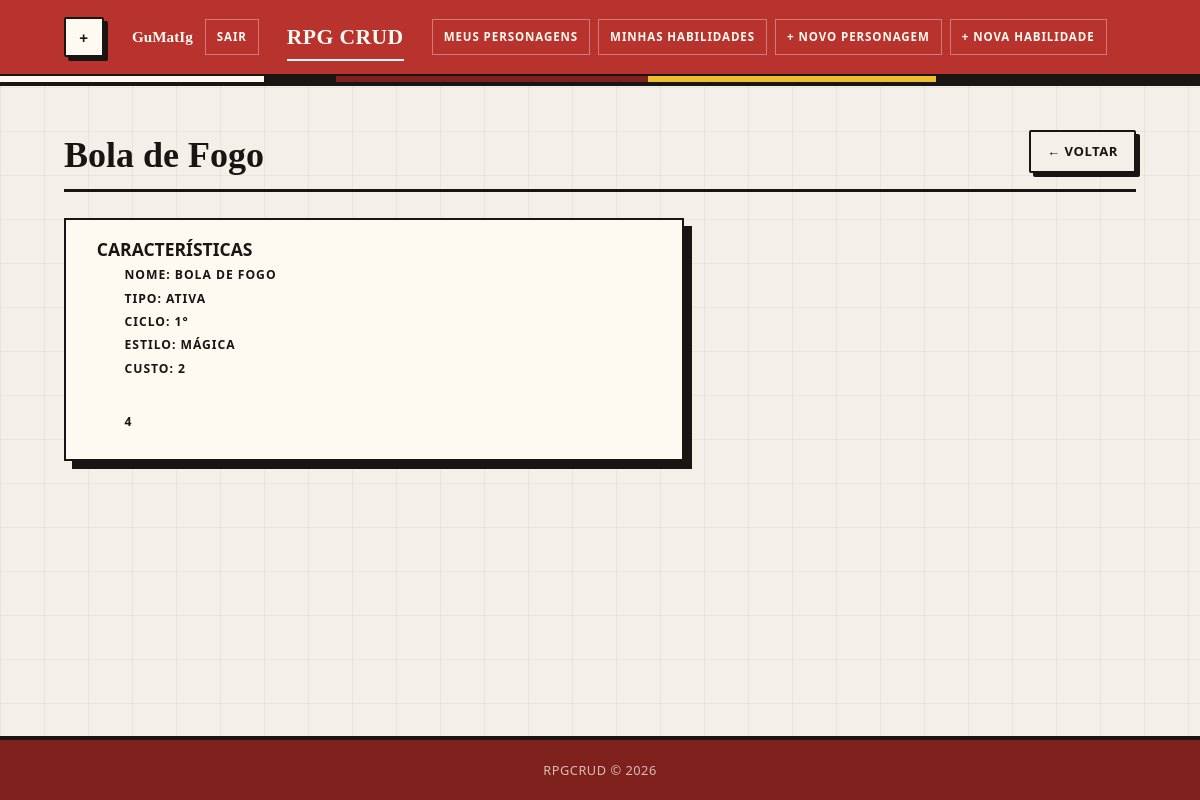
The app's page /pages/habilidade_espiar.php?id=1 (signed in) with its own data.
### tables this page shows
CREATE TABLE `habilidade` (
  `id_usuario` int(11) DEFAULT NULL,
  `id` int(11) NOT NULL,
  `nome` varchar(100) DEFAULT NULL,
  `tipo` varchar(100) DEFAULT NULL,
  `ciclo` int(11) DEFAULT NULL,
  `estilo` varchar(40) DEFAULT NULL,
  `custo` int(11) DEFAULT NULL,
  `descricao` text DEFAULT NULL,
  `deletado` tinyint(1) NOT NULL DEFAULT 0
);

### config/database.php (called while the page is built, shortened)
<?php
function getConexao(): PDO {
    $dsn = "mysql:host=" . DB_HOST . ";dbname=" . DB_NAME . ";charset=" . DB_CHARSET;
    $opcoes = [
        PDO::ATTR_ERRMODE            => PDO::ERRMODE_EXCEPTION,
        PDO::ATTR_DEFAULT_FETCH_MODE => PDO::FETCH_ASSOC,
        PDO::ATTR_EMULATE_PREPARES   => false,
    ];
    return new PDO($dsn, DB_USER, DB_PASS, $opcoes);
}

### repository/HabilidadeRepository.php (called while the page is built, shortened)
<?php
require_once __DIR__ . '/../config/database.php';
require_once __DIR__ . '/../entity/Habilidade.php';
class HabilidadeRepository {
    private PDO $pdo;
    public function __construct() {
        $this->pdo = getConexao();
    }
    public function buscarPorId(int $id): ?Habilidade {
        $stmt = $this->pdo->prepare('SELECT * FROM habilidade WHERE id = :id LIMIT 1');
        $stmt->execute([':id' => $id]);
        $dados = $stmt->fetch();
        if ($dados) {
            return new Habilidade($dados);
        }
        return null;
    }
}

### entity/Habilidade.php (called while the page is built, shortened)
<?php
class Habilidade {
    private string $nome;
    private string $tipo;
    private int    $ciclo;
    private string $estilo;
    private int    $custo;
    private string $descricao;
    public function __construct(array $dados) {
        $this->nome              =        $dados['nome']        ?? '';
        $this->tipo              =        $dados['tipo']        ?? '';
        $this->ciclo             = (int) ($dados['ciclo']       ?? 0);
        $this->estilo            =        $dados['estilo']      ?? '';
        $this->custo             = (int) ($dados['custo']       ?? 0);
        $this->descricao         =        $dados['descricao']   ?? '';
    }
    public function getNome():            string { return $this->nome; }
    public function getTipo():            string { return $this->tipo; }
    public function getCiclo():           int    { return $this->ciclo; }
    public function getEstilo():          string { return $this->estilo; }
    public function getCusto():           int    { return $this->custo; }
    public function getDescricao():       string { return $this->descricao; }
}

### pages/habilidade_espiar.php (the view, shortened to what this page needs)
<?php
require_once __DIR__ . '/../repository/HabilidadeRepository.php';
$repo = new HabilidadeRepository();
$id = 0;
if (isset($_GET['id'])) {
  $id = (int) $_GET['id'];
}
$habilidade = null;
if ($id > 0) {
  $habilidade = $repo->buscarPorId($id);
}
require_once __DIR__ . '/../includes/header.php';
?>
<div class="page-header">
  <h2><?= $habilidade->getNome(); ?></h2>
  <a href="index.php" class="btn btn-ghost">← Voltar</a>
</div>
<div class="form-card">
  <div class="form-group">
      <h3 for="caracteristicas">CARACTERÍSTICAS</h3>
      <div class="form-group2">
        <label for="nome">Nome: <?= $habilidade->getNome() ?></label>
      </div>
      <div class="form-group2">
        <label for="tipo">Tipo: <?= $habilidade->getTipo() ?></label>
      </div>
      <div class="form-group2">
        <label for="ciclo">Ciclo: <?= $habilidade->getCiclo() ?>°</label>
      </div>
      <div class="form-group2">
        <label for="estilo">Estilo: <?= $habilidade->getEstilo() ?></label>
      </div>
      <div class="form-group2">
        <label for="custo">Custo: <?= $habilidade->getCusto() ?></label>
      </div>
  </div>
  <div class="form-group">
    <div class="form-group2">
      <label for="descricao"> <?= $habilidade->getDescricao() ?></label>
    </div>
  </div>
</div>
<?php require_once __DIR__ . '/../includes/footer.php'; ?>

### assets/style.css (style rules this page uses)
*, *::before, *::after { box-sizing: border-box; margin: 0; padding: 0; }
:root { --paper: #f4efe8; --paper-soft: #fffaf1; --ink: #191512; --ink-soft: #4b433b; --line: #1f1b16; --muted: #776f63; --orange: #c4572b; --orange-dark: #8f3425; --green: #69785a; --green-dark: #3f4c36; --yellow: #f0bd2f; --yellow-soft: #f7dfa0; --red: #b9332e; --red-dark: #7e211d; --red-soft: #f0d4c9; --cream: #ede0cf; --radius: 2px; --shadow: 8px 8px 0 var(--ink); --shadow-sm: 4px 4px 0 var(--ink); }
html { min-height: 100%; }
body { position: relative; isolation: isolate; min-height: 100vh; display: flex; flex-direction: column; color: var(--ink); background: linear-gradient(90deg, rgba(24,23,20,.05) 1px, transparent 1px), linear-gradient(0deg, rgba(24,23,20,.04) 1px, transparent 1px), var(--paper); background-size: 44px 44px, 44px 44px, auto; font-family: "Trebuchet MS", "Segoe UI", system-ui, sans-serif; font-size: 15px; line-height: 1.6; }
a { color: var(--ink); text-decoration-color: var(--red); text-decoration-thickness: 2px; text-underline-offset: 3px; }
.page-header { display: flex; align-items: flex-end; justify-content: space-between; gap: 18px; margin-bottom: 26px; padding-bottom: 16px; border-bottom: 3px solid var(--ink); }
.page-header h2 { position: relative; font-family: Georgia, "Times New Roman", serif; font-size: clamp(1.9rem, 3vw, 2.6rem); line-height: 1; font-weight: 700; letter-spacing: 0; }
.btn { display: inline-flex; align-items: center; justify-content: center; gap: 8px; min-height: 40px; padding: 9px 16px; border: 2px solid var(--ink); border-radius: var(--radius); color: var(--ink); background: var(--paper-soft); box-shadow: var(--shadow-sm); font-size: .82rem; font-weight: 900; letter-spacing: .04em; text-transform: uppercase; cursor: pointer; text-decoration: none; transition: transform .12s ease, box-shadow .12s ease, background .12s ease; }
.btn-ghost { background: var(--paper); }
.form-card, .confirm-card, .login-card, .form-pericias { position: relative; background: var(--paper-soft); border: 2px solid var(--ink); box-shadow: var(--shadow); }
.form-group, .div-pericia { margin-bottom: 20px; margin-left: 5%; margin-right: 5%; padding-top: 5px; padding-bottom: 5px; }
.form-group label { display: block; margin-bottom: 0px; color: var(--ink); font-size: .76rem; font-weight: 900; letter-spacing: .08em; text-transform: uppercase; }
.form-group2 { margin-left: 5%; padding-top: 2px; padding-bottom: 2px; }
.form-card, .form-pericias { max-width: 620px; padding-top: 10px; }

### records on screen
habilidade: nome "Bola de Fogo", nome "BOLA DE FOGO", tipo "ATIVA", ciclo "1", estilo "MÁGICA", custo "2", descricao "4"

### other values on screen
$nomeUser "GuMatIg"
